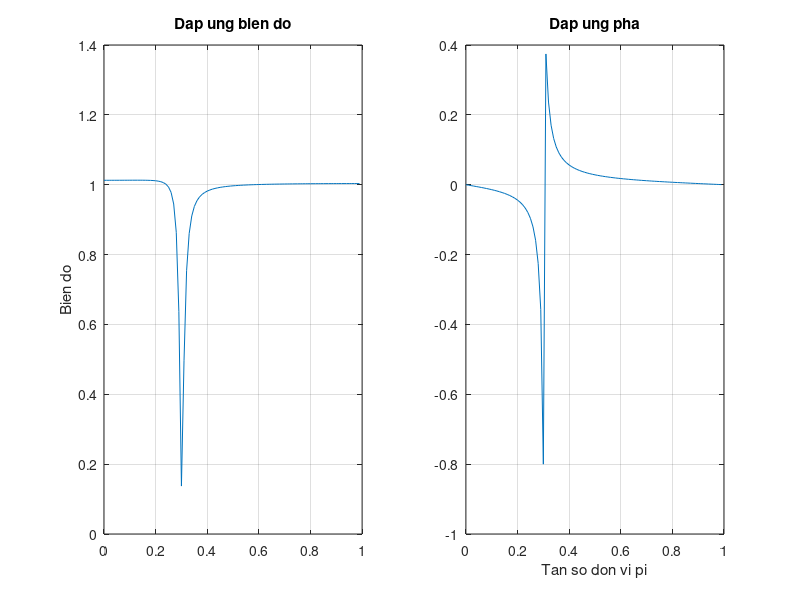

This figure's MATLAB source:
clc;
clf;
b=[0.954965,-1.1226287,0.964965];
a=[1,-1.1226287,0.90993];
[H,w]=freqz(b,a,100);
magH=abs(H); phaH=angle(H);
subplot(1,2,1); plot(w/pi,magH); grid; ylabel('Bien do');
title('Dap ung bien do');
subplot(1,2,2); plot(w/pi,phaH/pi); grid; xlabel('Tan so don vi pi');
title('Dap ung pha');

